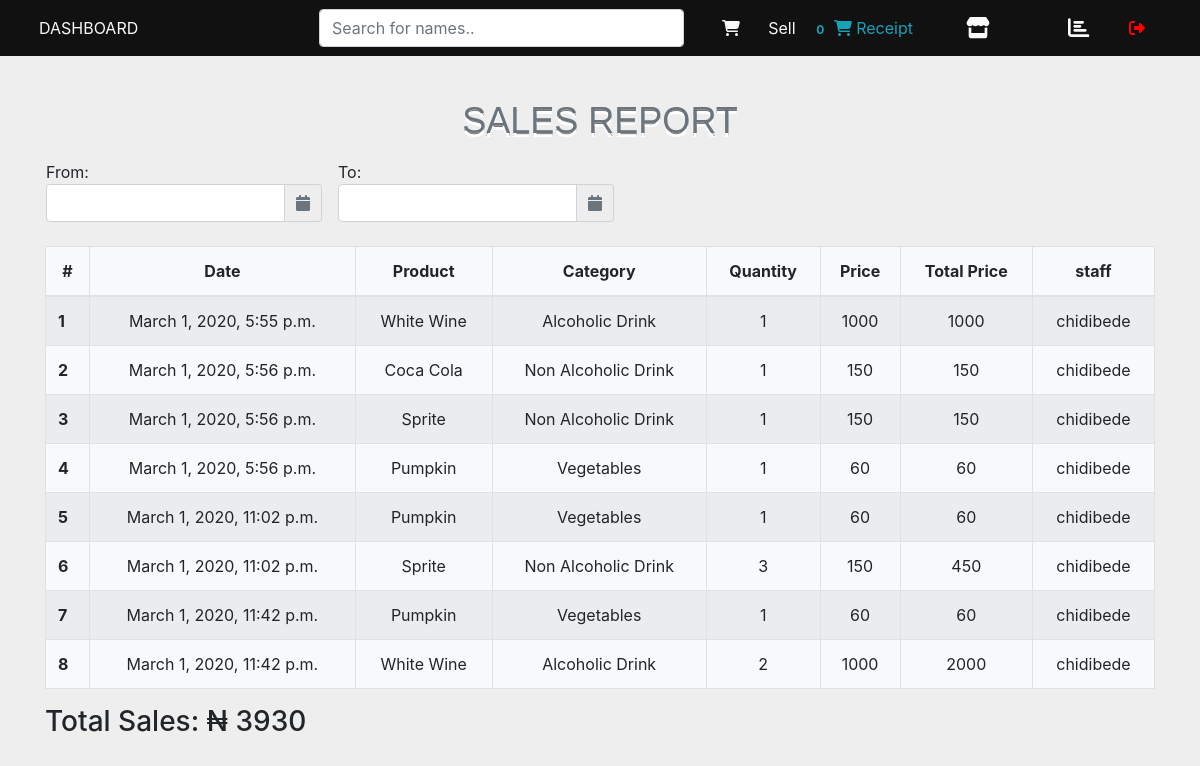
/report/, run on an earlier commit of the app's database.
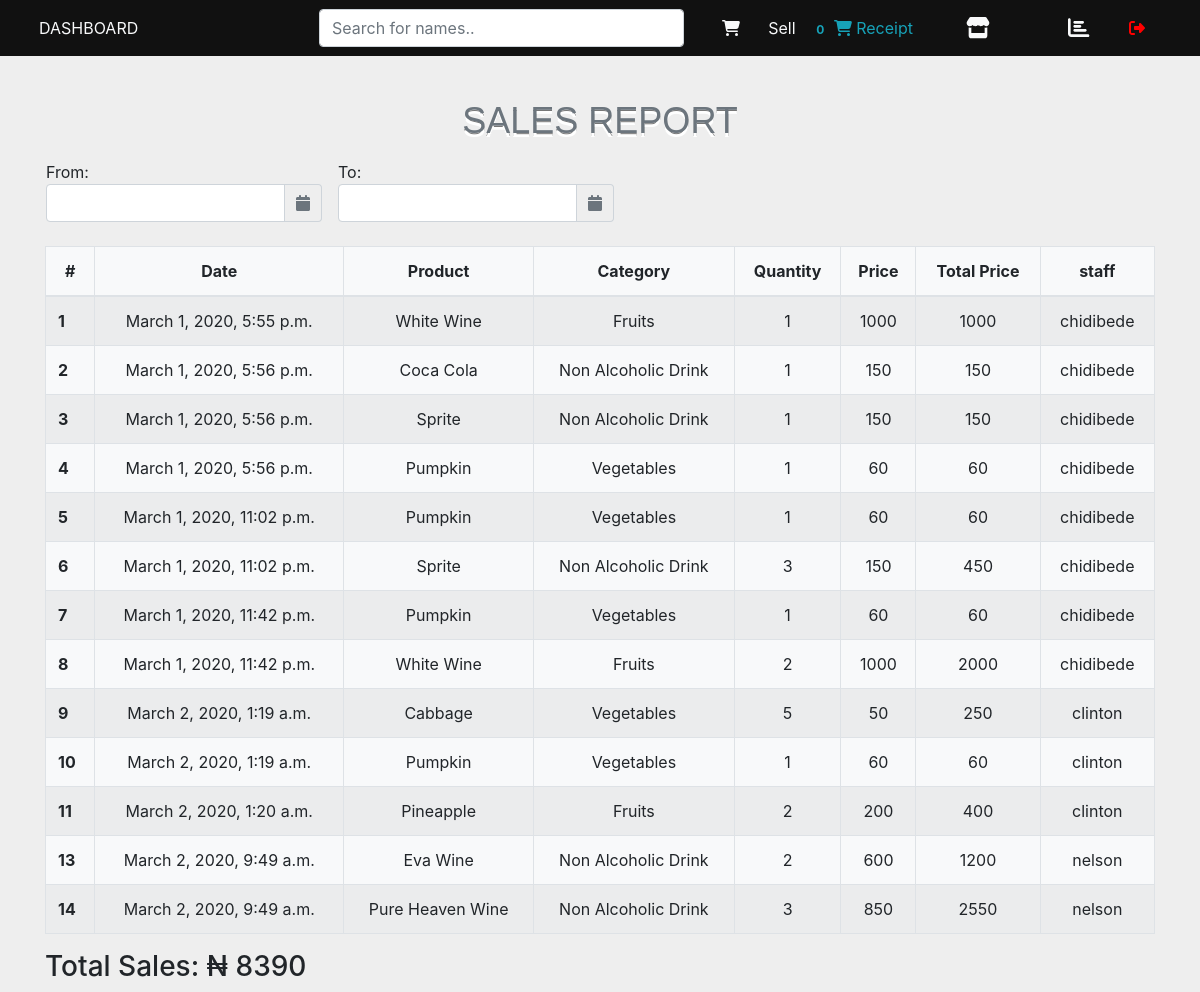
And on a later commit of the database.
### pointofsale/models.py (models this page shows, shortened)
class PurchaseItem(models.Model):
    product= models.ForeignKey(Product, on_delete=models.CASCADE)
    quantity = models.IntegerField(default=1)
    user = models.ForeignKey(User, on_delete=models.CASCADE)
    purchased = models.BooleanField(default=False)
    amount_entered = models.IntegerField(default=0)
    date_added = models.DateTimeField(auto_now_add=True)
    def get_total_item_price(self):
        return self.quantity * self.product.selling_price

class Product(models.Model):
    name = models.CharField(max_length=100)
    description = models.CharField(max_length=100)
    category = models.ForeignKey(Category, on_delete=models.CASCADE)
    quantity = models.IntegerField(default=0)
    cost_price = models.IntegerField(default=0)
    total_cost_price = models.IntegerField(default=0)
    selling_price = models.IntegerField(default=0)
    discount_price = models.IntegerField(default=0)
    image_field = models.ImageField(default='default.jpg')
    date_created = models.DateTimeField(default=timezone.now)
    staff = models.ForeignKey(User,editable=False,null=True,blank=True, on_delete=models.CASCADE)
    def __str__(self):
        return self.name

class Category(models.Model):
    name = models.CharField(max_length=100)
    def __str__(self):
        return self.name

### pointofsale/views.py (the view)
# urls.py: path('report/', views.report, name='pointofsale-report'),
def report(request):
    purchases = PurchaseItem.objects.all()
    total_sales = Purchase.objects.aggregate(Sum('total_amount'))['total_amount__sum']
    context = {
        'purchases': purchases,
        'total_sales': total_sales,
    }
    return render(request, 'pointofsale/report.html', context)

### pointofsale/templatetags/cart_template_tags.py (called while the page is built)
@register.filter
def cart_item_count(user):
    if user.is_authenticated:
        qs = Purchase.objects.filter(user=user, purchased=False)
        if qs.exists():
            return qs[0].product.count()
    return 0

### pointofsale/templates/pointofsale/report.html (shortened to what this page needs)
{% extends 'pointofsale/mainapp_layout.html' %}
{% block content %}
<section>
    <div class="container" id="myDIV">
        <div class="row">
            <div class="col-12">
                <h3 class='text-center text-muted inventory-heading'>Sales Report</h3>
            </div>
            <div class="mb-4 ml-3">
                From: <input id="datepicker" width="276" />
            </div>
            <div class="mb-4 ml-3">
                To: <input id="datepicker2" width="276" />
            </div>
        </div>
        <div class="row">
            <div class="col-12">
                <table class="table table-striped table-bordered mydatatable bg-light">
                    <thead>
                    <tr>
                        <th scope="col" class="text-center">#</th>
                        <th scope="col" class="text-center"> Date</th>
                        <th scope="col" class="text-center">Product</th>
                        <th scope="col" class="text-center">Category</th>
                        <th scope="col" class="text-center">Quantity</th>
                        <th scope="col" class="text-center">Price</th>
                        <th scope="col" class="text-center">Total Price</th>
                        <th scope="col" class="text-center">staff</th>
                    </tr>
                    </thead>
                    <tbody>
                    <tr>
                        {% for purchase in purchases %}
                        {% if purchase.purchased %}
                        <th scope="row">{{ purchase.id }}</th>
                        <td class="text-center">{{ purchase.date_added }}</td class="text-center">
                        <td class="text-center">{{ purchase.product }}</td class="text-center">
                        <td class="text-center">{{ purchase.product.category }}</td class="text-center">
                        <td class="text-center">{{ purchase.quantity }}</td class="text-center">
                        <td class="text-center">{{ purchase.product.selling_price  }}</td class="text-center">
                        <td class="text-center">{{ purchase.get_total_item_price }}</td class="text-center">
                        <td class="text-center">{{ purchase.user }}</td class="text-center">
                    </tr>
                    {% endif %}
                    {% endfor %}
                    </tbody>
                </table>
            </div>
        </div>
        <h3>Total Sales: &#x20A6;  {{ total_sales }}</h3>
    </div>
</section>
{% endblock %}

What changed in the data, as far as the page shows it:
changed through a linked row, PurchaseItem "March 1, 2020, 5:55 p.m.": product.category "Alcoholic Drink" → "Fruits"
changed through a linked row, PurchaseItem id 8: product.category "Alcoholic Drink" → "Fruits"
added PurchaseItem: id "9", date_added "March 2, 2020, 1:19 a.m.", product "Cabbage", product.category "Vegetables", quantity "5", product.selling_price "50", get_total_item_price "250", user "clinton"
added PurchaseItem: id "10", date_added "March 2, 2020, 1:19 a.m.", product "Pumpkin", product.category "Vegetables", quantity "1", product.selling_price "60", get_total_item_price "60", user "clinton"
added PurchaseItem: id "11", date_added "March 2, 2020, 1:20 a.m.", product "Pineapple", product.category "Fruits", quantity "2", product.selling_price "200", get_total_item_price "400", user "clinton"
added PurchaseItem: id "13", date_added "March 2, 2020, 9:49 a.m.", product "Eva Wine", product.category "Non Alcoholic Drink", quantity "2", product.selling_price "600", get_total_item_price "1200", user "nelson"
added PurchaseItem: id "14", date_added "March 2, 2020, 9:49 a.m.", product "Pure Heaven Wine", product.category "Non Alcoholic Drink", quantity "3", product.selling_price "850", get_total_item_price "2550", user "nelson"
Also different on the page:
{{ total_sales }}: "3930" → "8390"
